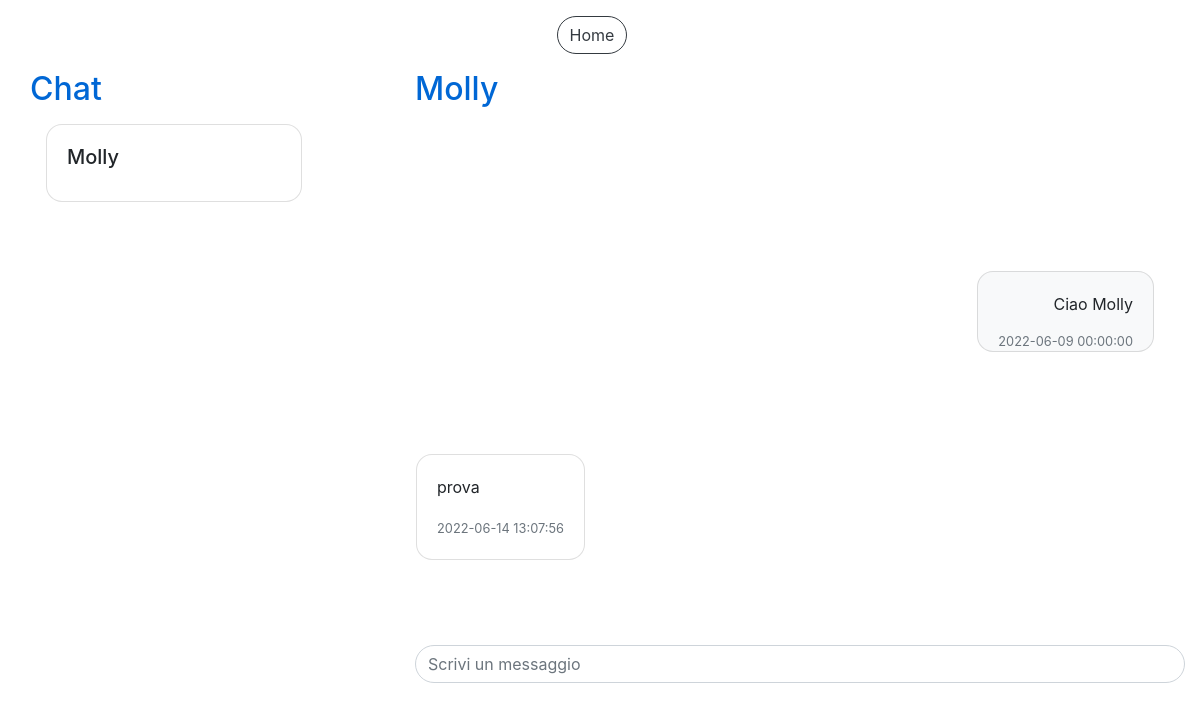
The app's page /chat.php?chatID=2 (signed in), older data.
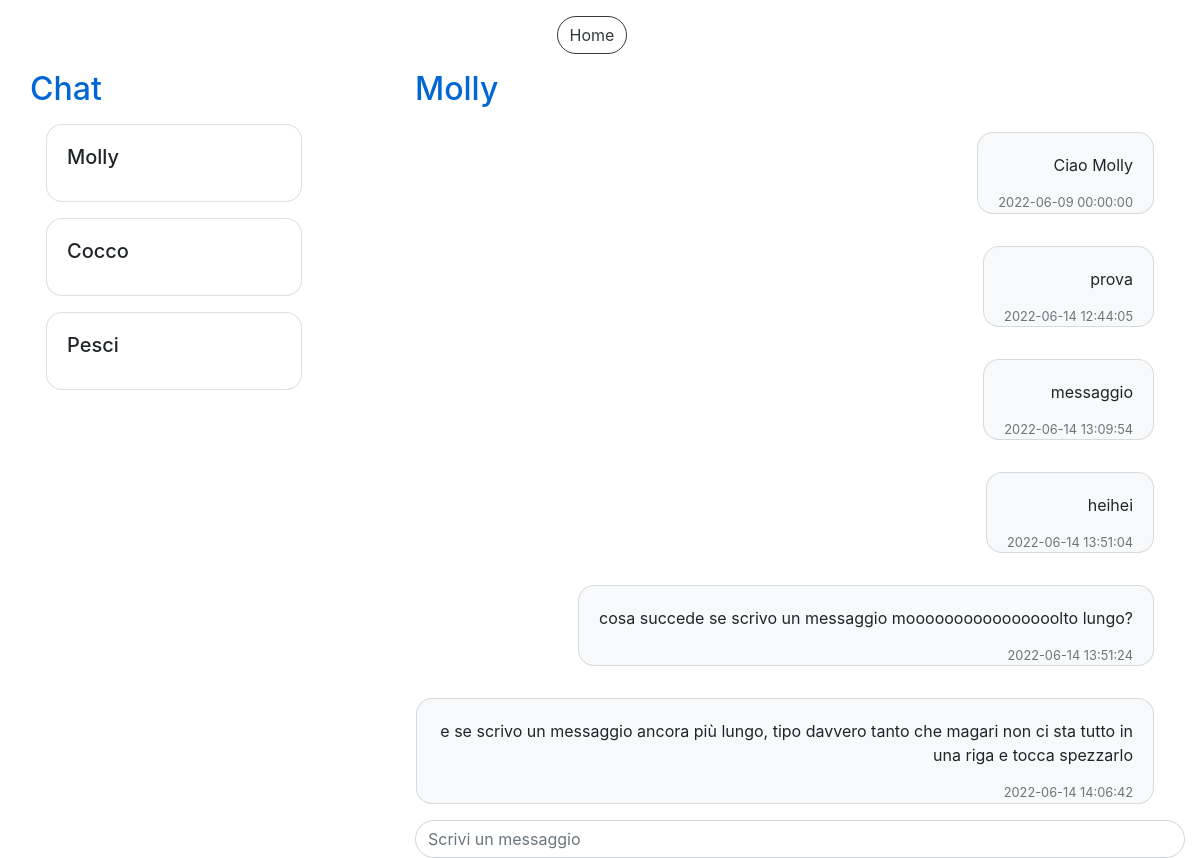
The same page, newer data.
### tables this page shows
CREATE TABLE `chats` (
  `IdChat` int(11) NOT NULL,
  `IdAccount1` int(11) NOT NULL,
  `IdAccount2` int(11) NOT NULL
);

CREATE TABLE `accounts` (
  `IdAccount` int(11) NOT NULL,
  `Username` varchar(40) NOT NULL,
  `Mail` varchar(40) NOT NULL,
  `Password` varchar(100) NOT NULL,
  `Canale` tinyint(1) NOT NULL,
  `NumeroIscritti` int(11) DEFAULT NULL
);

CREATE TABLE `messaggi` (
  `IdMessaggio` int(11) NOT NULL,
  `TestoMessaggio` varchar(200) NOT NULL,
  `DataInvio` datetime NOT NULL DEFAULT current_timestamp(),
  `IdChat` int(11) DEFAULT NULL,
  `IdGruppo` int(11) DEFAULT NULL,
  `IdAccount` int(11) NOT NULL
);

CREATE TABLE `appartenenze_gruppi` (
  `IdGruppo` int(11) NOT NULL,
  `IdAccount` int(11) NOT NULL
);

CREATE TABLE `gruppi` (
  `IdGruppo` int(11) NOT NULL,
  `NomeGruppo` varchar(40) NOT NULL
);

### chat.php (the view, shortened to what this page needs)
<!DOCTYPE html>
<html>
<head>
  <link rel="stylesheet" href="css/style.css">
  <link rel="stylesheet" href="css/custom_style.css">
</head>
<body>
  <?php
    include("db.php");
  ?>
  <div class="container-fluid pt-3 h-100">
    <div class="row justify-content-center">
      <button type="button" class="btn btn-outline-dark mr-3" onclick="location.href='home.php'">Home</button>
    </div>
    <div class="row justify-content-center h-100">
      <div id="chatLeft" class="col-4 float-left h-100">
        <h2 class="titleText mt-3">Chat</h2>
        <div id="chats" class="column">
        <?php
          $sql="SELECT * FROM Chats c WHERE c.IdAccount1=".$_SESSION["loginID"]." OR c.IdAccount2=".$_SESSION["loginID"];
          $query=$db->prepare($sql);
          $query->execute();
          $ris=$query->fetchAll();
          foreach($ris as $row) {
            if($row["IdAccount1"] == $_SESSION["loginID"]) {
                $altroId = $row["IdAccount2"];
            } else {
                $altroId = $row["IdAccount1"];
            }
            $sql="SELECT * FROM Accounts WHERE IdAccount=".$altroId;
            $query=$db->prepare($sql);
            $query->execute();
            $risAltro=$query->fetch();
            echo '<div class="card m-3" style="width: 16rem;">
                    <div class="card-body" onclick="location.href=\'chat.php?chatID='.$row["IdChat"].'\'">
                      <h5 class="card-title">'.$risAltro["Username"].'</h5>
                    </div>
                  </div>';
          }
          $sql="SELECT * FROM Appartenenze_Gruppi WHERE IdAccount=".$_SESSION["loginID"];
          $query=$db->prepare($sql);
          $query->execute();
          $ris=$query->fetchAll();
          foreach($ris as $row) {
            $sql="SELECT * FROM Gruppi WHERE IdGruppo=".$row["IdGruppo"];
            $query=$db->prepare($sql);
            $query->execute();
            $risAltro=$query->fetch();
            echo '<div class="card m-3" style="width: 16rem;">
                    <div class="card-body" onclick="location.href=\'chat.php?groupID='.$row["IdGruppo"].'\'">
                      <h5 class="card-title">'.$risAltro["NomeGruppo"].'</h5>
                    </div>
                  </div>';
          }
        ?>
        </div>
        </div>
        <div id="chatRight" class="container-fluid row col-8 float-right h-100">
        <?php
          if(isset($_GET["chatID"])){
            $id=$_GET["chatID"];
            $sql="SELECT * FROM Chats WHERE IdChat=".$id;
            $query=$db->prepare($sql);
            $query->execute();
            $ris=$query->fetch();
            if($ris == null || ($_SESSION["loginID"] != $ris["IdAccount1"] && $_SESSION["loginID"] != $ris["IdAccount2"])){
              echo '<h2 class="titleText mt-3">ID chat non valido</h2>';
            } else {
              if($ris["IdAccount1"] == $_SESSION["loginID"]) {
                $altroId = $ris["IdAccount2"];
              } else {
                  $altroId = $ris["IdAccount1"];
              }
              $sql="SELECT * FROM Accounts WHERE IdAccount=".$altroId;
              $query=$db->prepare($sql);
              $query->execute();
              $ris=$query->fetch();
              echo '<h2 class="titleText mt-3">'.$ris["Username"].'</h2>
              <div id="messagesField" class="row w-100 overflow-auto">';
              $sql="SELECT * FROM Messaggi WHERE IdChat=".$id." ORDER BY DataInvio";
              $query=$db->prepare($sql);
              $query->execute();
              $ris=$query->fetchAll();
              foreach($ris as $msg) {
                if($msg["IdAccount"] != $_SESSION["loginID"]){
                  echo '<div class="w-100"><div class="card m-3 w-auto" style="display:inline-block">
                    <div class="card-body w-auto">
                      <p class="card-text" style="display:inline-block">
                        '.$msg["TestoMessaggio"].'
                      </p><br>
                      <small class="text-muted">'. $msg["DataInvio"] .'</small>
                    </div>
                  </div>
                  </div>';
                } else {
                  echo '<div class="w-100"><div class="card m-3 w-auto float-right bg-light" style="display:inline-block">
                    <div class="card-body w-auto">
                      <p class="card-text float-right" style="display:inline-block; text-align:right">
                        '.$msg["TestoMessaggio"].'
                      </p><br>
                      <small class="text-muted float-right">'. $msg["DataInvio"] .'</small>
                    </div>
                  </div>
                  </div>';
                }
              }
              echo '</div><div class="form-group w-100">
              <input type="text" id="messageText" class="form-control" onkeydown="sendMessageChat()" placeholder="Scrivi un messaggio" required>
              </div>';
            }
          }
        ?>
          </div>
        </div>
      </div>
</body>
</html>

### css/custom_style.css (style rules this page uses)
* { transition: 0.4s; }
div, h2, p { cursor: default; }
body { height: 100vh; overflow: auto; }
.btn,.form-control,.custom-select { border-radius: 2rem; }
.card { border-radius: 1rem; }
.titleText { color: #0067d5; }

Row changes from the older to the newer data that the page shows:
added chats: IdAccount2.Username "Cocco"
added appartenenze_gruppi: IdGruppo.NomeGruppo "Pesci"
changed messaggi "prova": IdAccount 6 → 9 (drawn); DataInvio "2022-06-14 13:07:56" → "2022-06-14 12:44:05"
added messaggi: TestoMessaggio "messaggio", DataInvio "2022-06-14 13:09:54"
added messaggi: TestoMessaggio "heihei", DataInvio "2022-06-14 13:51:04"
added messaggi: TestoMessaggio "cosa succede se scrivo un messaggio moooooooooooooooolto lungo?", DataInvio "2022-06-14 13:51:24"
added messaggi: TestoMessaggio "e se scrivo un messaggio ancora più lungo, tipo davvero tanto che magari non ci sta tutto in una riga e tocca spezzarlo", DataInvio "2022-06-14 14:06:42"
